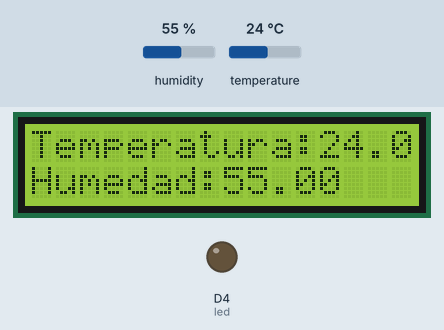
Simulated run of this sketch. Board: ESP8266 (NodeMCU). On the bench: 16×2 character LCD, output pins drawn as LEDs (lit = HIGH). Inputs (shaded band) come from the test bench; at power-on: humidity 55 %, temperature 24 °C. WiFi joins after 1.5 s; servers stay silent unless stated; what the sketch prints to the serial monitor is not drawn.

Above: at 2.7 s.
2.8 s: humidity set to 22 %
At 3.9 s:
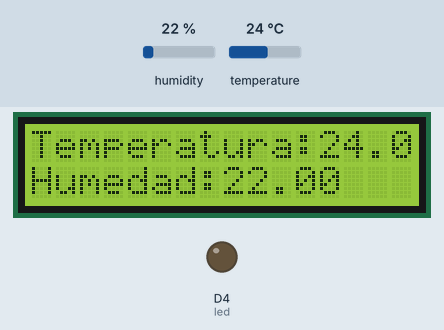
4.7 s: temperature set to 12 °C
At 6.1 s:
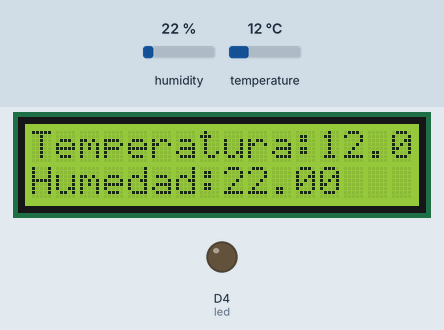
6.4 s: humidity set to 40 %
At 7.2 s:
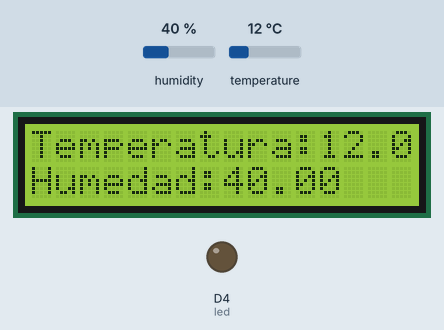
8.1 s: temperature set to 19 °C
At 9.4 s:
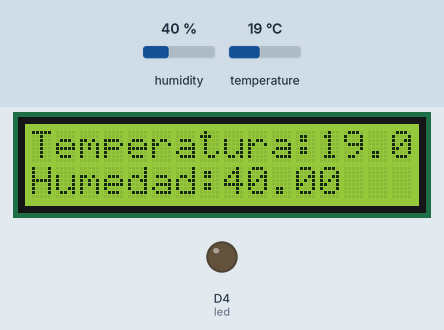
Timing chart, 0 to 10.7 s (numbered marks = the images above; inputs shaded):
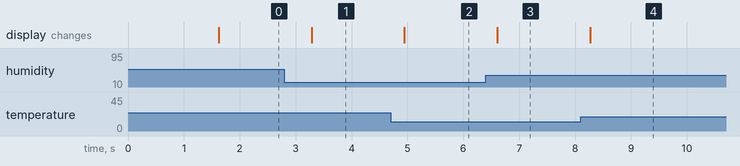

Measured:
- after the input at 2.8 s, the display: changes after 0.49 s (image 1)
- after the input at 4.7 s, the display: changes after 0.25 s (image 2)
- after the input at 6.4 s, the display: changes after 0.21 s (image 3)
- after the input at 8.1 s, the display: changes after 0.17 s (image 4)

The sketch:

ESP_MeteoServer.ino
```cpp
#include <ESP8266WiFi.h>
#include <WiFiClient.h>
#include <ESP8266WebServer.h>
#include <ESP8266mDNS.h>

#include <SimpleDHT.h>

#include <Wire.h>
#include <LiquidCrystal_I2C_ESP.h>


LiquidCrystal_I2C_ESP lcd(0x27, 16, 2);

// for DHT22,
//      VCC: 5V or 3V
//      GND: GND
//      DATA: D2
int pinDHT22 = D2;
SimpleDHT22 dht22;

//const char* ssid = "CEP_MONTILLA-UNIFI";
const char* ssid = "jazzBajo";
const char* password = "qazxcvbgtrewsdf";
//const char* password = "CEPMONTILLA";

ESP8266WebServer server(80);

const int led = D4;

float temperatura = 0;
float humedad = 0;
void handleRoot() {
  digitalWrite(led, 1);
  String contenido = "<html>";
  contenido +=       "<Title>Estacion meteoreologica CEP Priego</Title>";
  contenido +=       "<body> ";
  contenido +=       "<p> Temperatura:" ;
  contenido +=                            temperatura ;
  contenido +=                                    "</p>";
  contenido +=       "<p> Humedad:" ;
  contenido +=                      humedad ;
  contenido +=                              "</p>";
  contenido +=       "</body> ";
  contenido +=       "</html>";
  server.send(200, "text/HTML", contenido);
  digitalWrite(led, 0);
}

void handleNotFound(){
  digitalWrite(led, 1);
  String message = "File Not Found\n\n";
  message += "URI: ";
  message += server.uri();
  message += "\nMethod: ";
  message += (server.method() == HTTP_GET)?"GET":"POST";
  message += "\nArguments: ";
  message += server.args();
  message += "\n";
  for (uint8_t i=0; i<server.args(); i++){
    message += " " + server.argName(i) + ": " + server.arg(i) + "\n";
  }
  server.send(404, "text/plain", message);
  digitalWrite(led, 0);
}

void setup(void){

  // initialize the LCD
  lcd.begin(D3,D4);  // sda=0 | D3, scl=2 | D4

  // Turn on the blacklight and print a message.
  lcd.backlight();

  // configuracion WIFI
  pinMode(led, OUTPUT);
  digitalWrite(led, 0);
  Serial.begin(115200);
  WiFi.mode(WIFI_STA);
  WiFi.begin(ssid, password);
  Serial.println("");

  // Wait for connection
  while (WiFi.status() != WL_CONNECTED) {
    delay(500);
    Serial.print(".");
  }
  Serial.println("");
  Serial.print("Connected to ");
  Serial.println(ssid);
  Serial.print("IP address: ");
  Serial.println(WiFi.localIP());

  if (MDNS.begin("esp8266")) {
    Serial.println("MDNS responder started");
  }

  server.on("/", handleRoot);

  server.on("/inline", [](){
    server.send(200, "text/plain", "this works as well");
  });

  server.onNotFound(handleNotFound);

  server.begin();
  Serial.println("HTTP server started");
}

void mideSensores(){
 // start working...
  Serial.println("=================================");
  Serial.println("Sample DHT22...");


  int err = SimpleDHTErrSuccess;
  if ((err = dht22.read2(pinDHT22, &temperatura, &humedad, NULL)) != SimpleDHTErrSuccess) {
    Serial.print("Read DHT22 failed, err="); Serial.println(err);delay(2000);
    return;
  }

  Serial.print("Sample OK: ");
  Serial.print((float)temperatura); Serial.print(" *C, ");
  lcd.setCursor(0,0);
  lcd.print("Temperatura:");
  lcd.print((float)temperatura);
  Serial.print((float)humedad); Serial.println(" RH%");
  lcd.setCursor(0,1);
  lcd.print("Humedad:");
  lcd.print((float)humedad);
}

long ultimaMedida = 0;
long periodoMedida = 500;
void loop(void){
  server.handleClient();
  long tiempoActual = millis();
  if( (tiempoActual - ultimaMedida) > periodoMedida ) {
    mideSensores();
    ultimaMedida = millis();
  }
}
```
